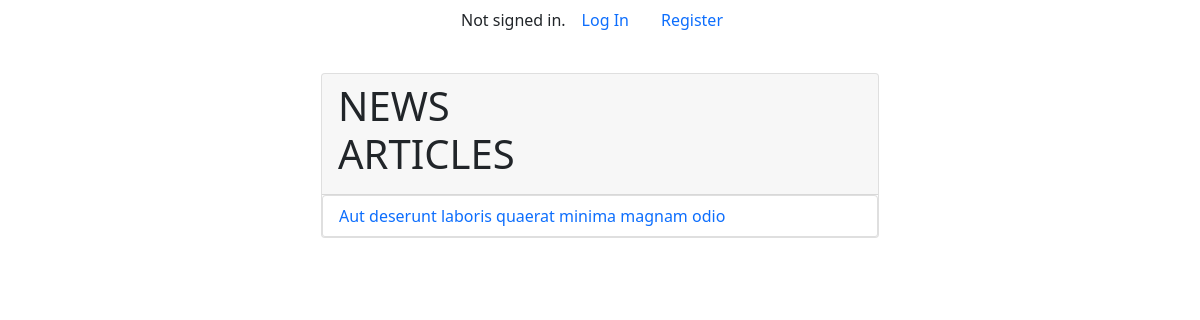
/, run on an earlier commit of the app's database.
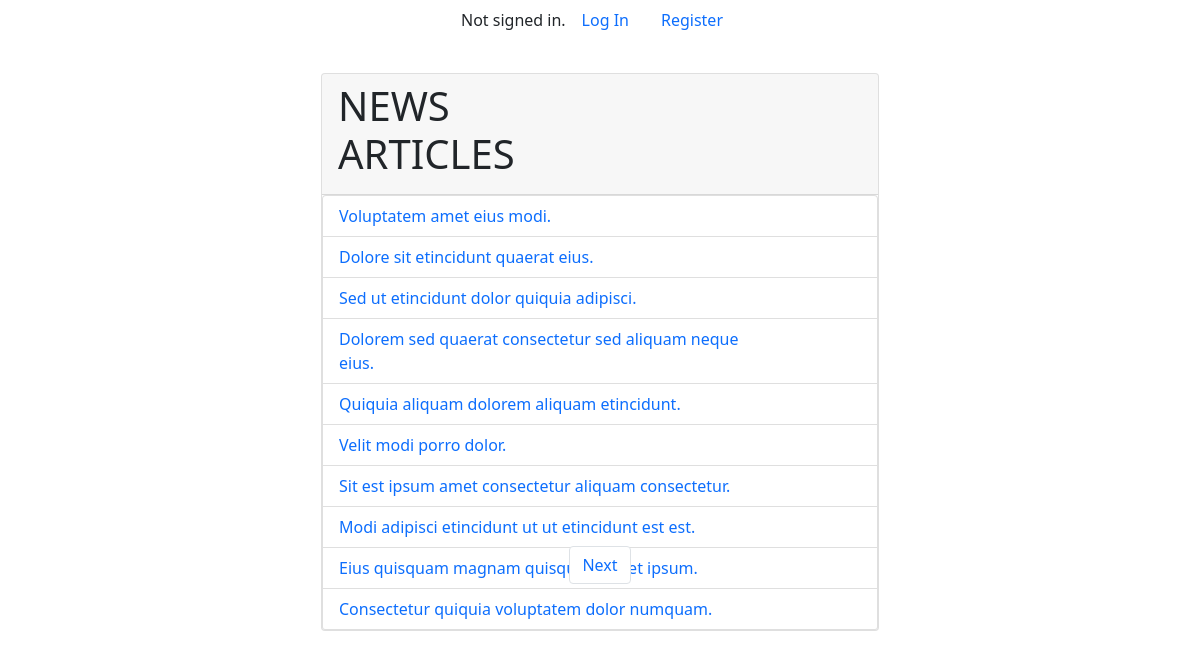
And on a later commit of the database.
### news/models.py (models this page shows)
class Article(models.Model):
    title = models.CharField(max_length=200)
    content = models.TextField()
    author = models.ForeignKey(User, on_delete=models.CASCADE)
    image_url = models.URLField(max_length=200, blank=True)
    created_at = models.DateTimeField(auto_now_add=True)
    updated_at = models.DateTimeField(auto_now=True)

### news/views.py (the view)
# urls.py: path('', views.index, name='index'),
def index(request):
    articles = Article.objects.all().order_by('-updated_at')
    paginator = Paginator(articles, 10)
    page_number = request.GET.get('page')
    page_obj = paginator.get_page(page_number)
    return render(request, 'news/index.html', {'page_obj': page_obj})

### news/templates/news/index.html (shortened to what this page needs)
{% extends "news/layout.html" %}
{% load static %}
{% block body %}
    <div class="card w-50">
        <div class="card-header">
          <div class="row">
            <div class="col-6">
              <h1 class="text-uppercase">
                News Articles
              </h1>
            </div>
          </div>
        </div>
        <div class="list-group">
          {% for article in page_obj %}
          <div
          class="list-group-item list-group-item-action d-flex flex-row justify-content-between"
          aria-current="true">
            <a href="{% url 'news:article_detail' article.id %}"
            class="text-decoration-none col-10"
            aria-current="true">
              {{ article.title }}
            </a>
          </div>
          {% endfor %}
        </div>
    </div>
    <nav aria-label="Page navigation example" class="position-absolute down_pagination">
      <ul class="pagination">
          {% if page_obj.has_next %}
              <li class="page-item">
                  <a class="text-decoration-none page-link" href="?page={{ page_obj.next_page_number }}">Next</a>
              </li>
          {% endif %}
      </ul>
  </nav>
{% endblock %}

### news/templates/news/layout.html (shortened to what this page needs)
{% load static %}
<!DOCTYPE html>
<html lang="en">
    <head>
        <link href="https://cdn.jsdelivr.net/npm/bootstrap@5.0.2/dist/css/bootstrap.min.css" rel="stylesheet">
        <link rel="stylesheet" href="https://cdn.jsdelivr.net/npm/bootstrap-icons@1.11.3/font/bootstrap-icons.min.css">
        <link rel="stylesheet" href="{% static 'news/styles.css' %}">
    </head>
    <body>
        <div class="container min-vh-100 d-flex align-items-center flex-column">
            <ul class="nav">
                <li class="nav-item my-auto">
                    {% if user.is_authenticated %}
                        Signed in as <strong>{{ user.username }}</strong>.
                    {% else %}
                        Not signed in.
                    {% endif %}
                </li>
                {% if user.is_authenticated %}
                    {% if user.is_superuser %}
                        <li class="nav-item my-auto">
                            <a class="nav-link" href="{% url 'management:user_list' %}">User List</a>
                        </li>
                        <li class="nav-item my-auto">
                            <a class="nav-link" href="{% url 'management:user_create' %}">Create User</a>
                        </li>
                    {% elif user.is_editor %}
                        <li class="nav-item my-auto">
                            <a class="nav-link" href="{% url 'news:article_create' %}">Create Article</a>
                        </li>
                        <li class="nav-item my-auto">
                            <a class="nav-link" href="/">List of Articles</a>
                        </li>
                    {% endif %}
                    <li class="nav-item my-auto">
                        <form method="post" action="{% url 'news:logout' %}">
                            {% csrf_token %}
                            <button type="submit" class="btn btn-link nav-link" style="padding: 0;">Log Out</button>
                        </form>
                    </li>
                {% else %}
                    <li class="nav-item my-auto">
                        <a class="nav-link" href="{% url 'management:login' %}">Log In</a>
                    </li>
                    <li class="nav-item my-auto">
                        <a class="nav-link" href="{% url 'management:register' %}">Register</a>
                    </li>
            {% endif %}
            </ul>
            <div class="body position-relative h-100 contents">
                {% block body %}
                {% endblock %}
            </div>
        </div>
    </body>
</html>

### news/static/news/styles.css (style rules this page uses)
.contents { display: contents; }
.down_pagination { bottom: 200px; }

What changed in the data, as far as the page shows it:
no longer on this page (row edited): Article: title "Aut deserunt laboris quaerat minima magnam odio"
added Article: title "Voluptatem amet eius modi."
added Article: title "Dolore sit etincidunt quaerat eius."
added Article: title "Sed ut etincidunt dolor quiquia adipisci."
added Article: title "Dolorem sed quaerat consectetur sed aliquam neque eius."
added Article: title "Quiquia aliquam dolorem aliquam etincidunt."
added Article: title "Velit modi porro dolor."
added Article: title "Sit est ipsum amet consectetur aliquam consectetur."
added Article: title "Modi adipisci etincidunt ut ut etincidunt est est."
added Article: title "Eius quisquam magnam quisquam amet ipsum."
added Article: title "Consectetur quiquia voluptatem dolor numquam."
Also different on the page:
text now shown: "Next"
